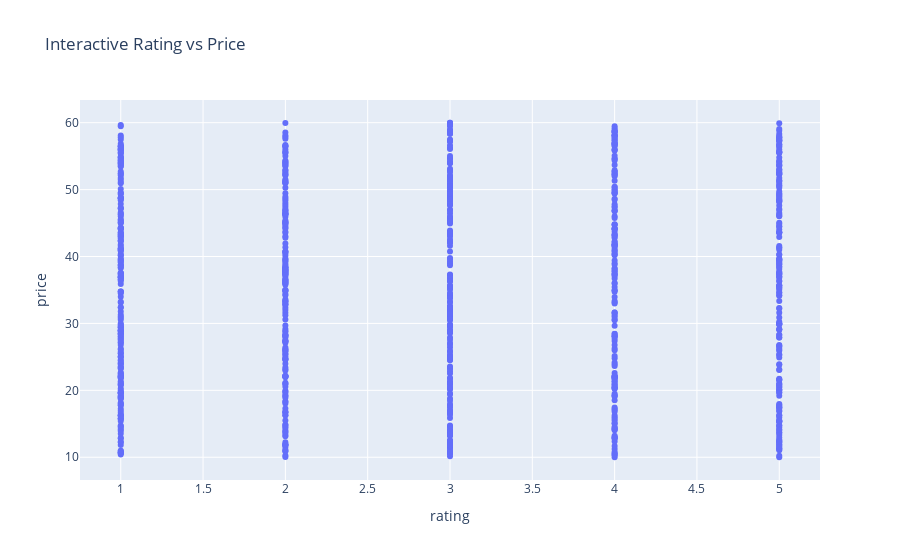

This figure's notebook cell:
### Code cell
fig = px.scatter(df, x='rating', y='price',
                 title='Interactive Rating vs Price'
                 )
fig.show()

### Figure 1 — Plotly figure (JSON) as saved in the notebook; plotly's stock layout.template omitted (floating-point values rounded to 4 significant figures; data arrays with more than 128 entries replaced by an {"elided": "..."} marker saying what was removed)
{"data": [{"hovertemplate": "rating=%{x}<br>price=%{y}<extra></extra>", "legendgroup": "", "marker": {"color": "#636efa", "symbol": "circle"}, "mode": "markers", "name": "", "orientation": "v", "showlegend": false, "x": {"elided": "1000 int values"}, "xaxis": "x", "y": {"elided": "1000 float values"}, "yaxis": "y", "type": "scatter"}], "layout": {"xaxis": {"anchor": "y", "domain": [0.0, 1.0], "title": {"text": "rating"}}, "yaxis": {"anchor": "x", "domain": [0.0, 1.0], "title": {"text": "price"}}, "legend": {"tracegroupgap": 0}, "title": {"text": "Interactive Rating vs Price"}}}
